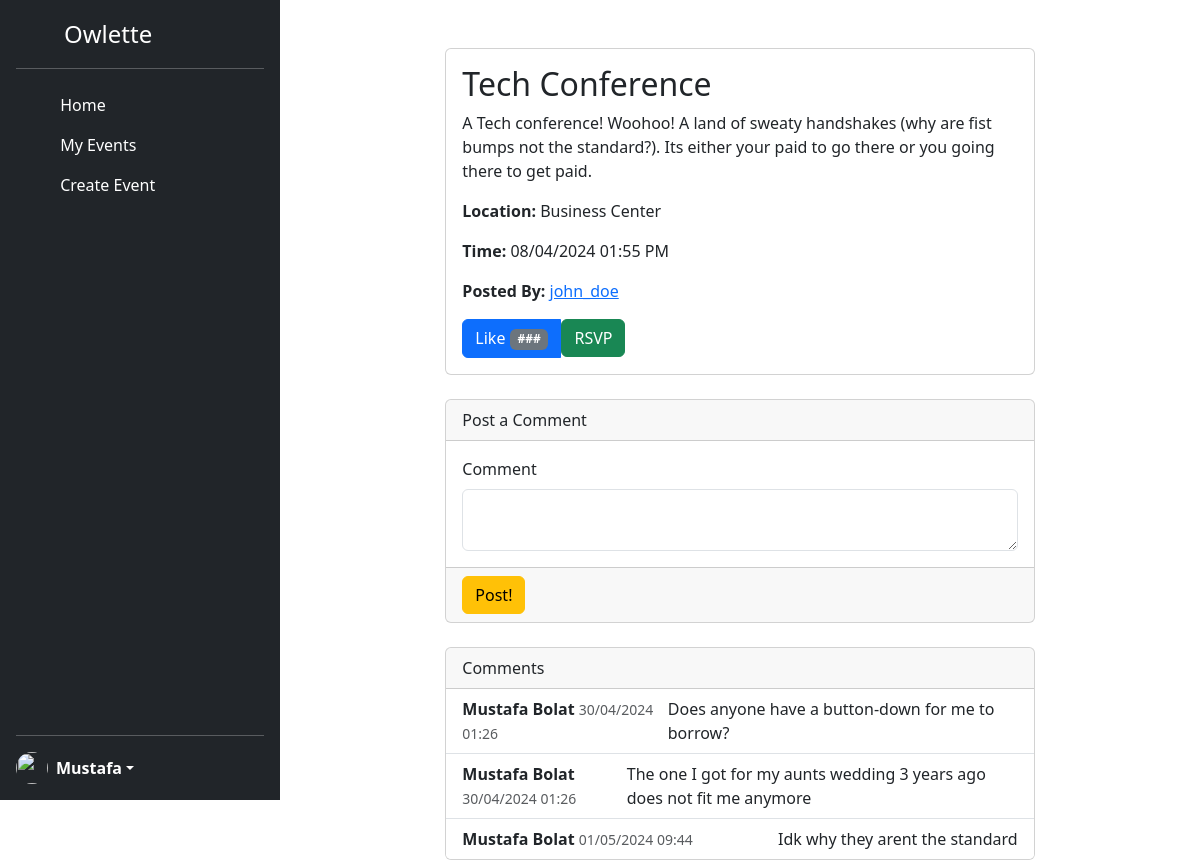
/eventview/2 (signed in), run on the app's committed database.
### models.py (models this page shows, shortened)
class User(db.Model, UserMixin):
    __tablename__ = 'user'
    userid = db.Column(db.Integer,
                   primary_key=True)
    username = db.Column(db.String(40),
                         nullable=False,
                         unique=True)
    email = db.Column(db.String(40),
                      unique=True,
                      nullable=False)
    password = db.Column(db.String(200),
                         unique=False,
                         nullable=False)
    firstname = db.Column(db.String(40),
                         nullable=False)
    lastname = db.Column(db.String(40),
                         nullable=False)
    bio = db.Column(db.String(255),
                         nullable=True)
    created_at = db.Column(db.DateTime,
                           nullable=False,
                           default=datetime.now(pytz.timezone('US/Eastern')))
    ismod = db.Column(db.Boolean,
                           default=False)
    posts = db.relationship('Event', backref='author', lazy='dynamic')

class Event(db.Model):
    __tablename__ = 'event'
    eventID = db.Column(db.Integer, primary_key=True)
    userID = db.Column(db.Integer, db.ForeignKey('user.userid'))
    title = db.Column(db.String(80))
    status = db.Column(db.String(80), default='active')
    description = db.Column(db.String(1000))
    eventTime = db.Column(db.DateTime)
    location = db.Column(db.String(80))
    flairone_id = db.Column(db.Integer, db.ForeignKey('flair.flairID'))
    flairtwo_id = db.Column(db.Integer, db.ForeignKey('flair.flairID'))
    flarirthree_id = db.Column(db.Integer, db.ForeignKey('flair.flairID'))
    flairone = db.relationship('Flair', foreign_keys=[flairone_id])
    flairtwo = db.relationship('Flair', foreign_keys=[flairtwo_id])
    flarirthree = db.relationship('Flair', foreign_keys=[flarirthree_id])
    comments = db.relationship('Comment', backref='comments', lazy='dynamic')
    op = db.relationship('User', backref='op', lazy='joined')

class Comment(db.Model):
     __tablename__ = 'comment'
     commentID = db.Column(db.Integer, primary_key=True)
     userID = db.Column(db.Integer, db.ForeignKey('user.userid'))
     eventID = db.Column(db.Integer, db.ForeignKey('event.eventID'))
     message = db.Column(db.String(255))
     timestamp = db.Column(db.DateTime, default=datetime.now(pytz.timezone('US/Eastern')))
     author = db.Relationship('User', backref='author', lazy='joined')

### app.py (the view, shortened to what this page needs)
@app.route('/eventview/<int:eventID>', methods=['GET','POST'])
@login_required
def eventdetailview(eventID):
    form = commentForm(request.form)
    singleEvent = Event.query.get(eventID)
    flairName = singleEvent.flairone.name if singleEvent.flairone else "None"  # Retrieve the flairs for the event
    user_has_rsvped = RSVP.query.filter_by(userID=current_user.userid, eventID=eventID).first() is not None
    return render_template("eventdetailview.html", singleEvent=singleEvent, flairName=flairName,
                user_has_rsvped=user_has_rsvped, form=form)

### forms.py
class commentForm(FlaskForm):
    message = TextAreaField('Comment', validators=[DataRequired(), Length(max=255)])
    submit = SubmitField(label='Post!')

### app.py (called while the page is built)
@login_manager.user_loader
def load_user(userid):
    return User.query.get(int(userid))

### templates/eventdetailview.html (shortened to what this page needs)
{% extends "base.html" %}
{% block content %}
<div class="container">
    <div class="row">
      <div class="col-md-8 mx-auto mt-5">
        <div class="card">
          <div class="card-body">
            <h2 class="card-title">{{singleEvent.title}}</h2>
            <p class="card-text">{{singleEvent.description}}</p>
            <p class="card-text"><strong>Location:</strong> {{singleEvent.location}}</p>
            <p class="card-text"><strong>Time:</strong> {{singleEvent.eventTime.strftime(' %d/%m/%Y %I:%M %p')}}</p>
            <p class="card-text"><strong>Posted By:</strong> <a href='{{url_for('profileView', userid=singleEvent.op.userid)}}'>{{singleEvent.op.username}}</a></p>
            <div class="btn-group" role="group" aria-label="Event Actions">
              <button type="button" class="btn btn-primary">
                Like <span class="badge text-bg-secondary">###</span>
              </button>
              <form action="{{ url_for('rsvp_to_event', event_id=singleEvent.eventID) }}" method="post">
                {% if user_has_rsvped %}
                <button type="submit" class="btn btn-danger">
                    <i class="fas fa-times"></i> Cancel RSVP
                </button>
                {% else %}
                <button type="submit" class="btn btn-success">
                     RSVP
                </button>
                {% endif %}
              </form>
            </div>
          </div>
        </div>
        <div class="card mt-4">
          <div class="card-header">
              <div class="col-auto me-auto">Post a Comment</div>
          </div>
          <div class='card-body'>
              <form method="POST">
                {{ form.message.label(class="form-label") }}
                {{ form.message(class="form-control")  }}
          </div>
          <div class='card-footer'>
            {{ form.submit(class="btn btn-warning") }}
          </div>
        </div>
        <div class="card mt-4">
          <div class="card-header">
            Comments
          </div>
          <ul class="list-group list-group-flush">
            {% for comment in singleEvent.comments%}
            <li class="list-group-item">
              <div class="d-flex justify-content-between">
                <div>
                  <strong>{{comment.author.firstname}} {{comment.author.lastname}}</strong>
                  <small class="text-muted">{{ comment.timestamp.strftime(' %d/%m/%Y %H:%M ') }}</small>
                </div>
                <div>
                  <span>{{comment.message}}</span>
                </div>
              </div>
            </li>
            {% endfor %}
          </ul>
        </div>
      </div>
    </div>
  </div>
{% endblock %}

### templates/base.html (shortened to what this page needs)
<!DOCTYPE html>
<lang="en">
<head>
    <link rel="stylesheet" href="{{ url_for('static', filename='style.css') }}">
    <link href="https://cdn.jsdelivr.net/npm/bootstrap@5.3.3/dist/css/bootstrap.min.css" rel="stylesheet">
    <link href="https://cdn.jsdelivr.net/npm/bootstrap@5.3.3/dist/css/bootstrap.min.css" rel="stylesheet">
</head>
<body>
<div class="d-flex flex-row" style="">
  <div class="d-flex flex-column flex-shrink-0 p-3 text-white bg-dark" style="width: 280px; height: 100vh">
      <a href="/" class="d-flex align-items-center mb-3 mb-md-0 me-md-auto text-white text-decoration-none">
        <svg class="bi me-2" width="40" height="32"><use xlink:href="LOGO"/></svg>
        <span class="fs-4">Owlette</span>
      </a>
      <hr>
      <ul class="nav nav-pills flex-column mb-auto">
        <li class="nav-item">
          <a href="{{url_for('home')}}" class="nav-link text-white {{ 'active' if request.path == '/home' else '' }}"
          aria-current="page">
            <svg class="bi me-2" width="16" height="16"><use xlink:href="#home"/></svg>
            Home
          </a>
        </li>
       <li>
          <a href="{{url_for('myevents')}}" class="nav-link text-white {{ 'active' if request.path == '/myevents' else '' }}"
          aria-current="page">
            <svg class="bi me-2" width="16" height="16"><use xlink:href="#speedometer2"/></svg>
            My Events
          </a>
        </li>
        <li>
          <a href="{{url_for('create_event')}}" class="nav-link text-white {{ 'active' if request.path == '/create-event' else '' }}"
          aria-current="page">
            <svg class="bi me-2" width="16" height="16"><use xlink:href="#table"/></svg>
            Create Event
          </a>
        </li>
      </ul>
      <hr>
      <div class="dropdown">
        <a href="{{ url_for('profileView', userid=current_user.userid) }}" class="d-flex align-items-center text-white text-decoration-none dropdown-toggle" role="button" id="dropdownUser1" data-bs-toggle="dropdown" aria-haspopup="true" aria-expanded="false">
        <img src="https://github.com/mdo.png" alt="" width="32" height="32" class="rounded-circle me-2">
          {% if current_user.is_authenticated %}
            <strong>
                {{ current_user.firstname }}
            </strong>
          {% else %}
            <strong>
                User
            </strong>
          {% endif %}
        </a>
      </div>
  </div>
  {% block content %}
  {% endblock %}
</div>
</body>
</html>

### data on the page
User: firstname "Mustafa"
Event: title "Tech Conference", description "A Tech conference! Woohoo! A land of sweaty handshakes (why are fist bumps not the standard?). Its either your paid to go there or you going there to get paid.", location "Business Center", eventTime "08/04/2024 01:55 PM"
User: op.username "john_doe"
Comment: author.firstname "Mustafa", author.lastname "Bolat", timestamp "30/04/2024 01:26", message "Does anyone have a button-down for me to borrow?"
Comment: author.firstname "Mustafa", author.lastname "Bolat", timestamp "30/04/2024 01:26", message "The one I got for my aunts wedding 3 years ago does not fit me anymore"
Comment: author.firstname "Mustafa", author.lastname "Bolat", timestamp "01/05/2024 09:44", message "Idk why they arent the standard"
